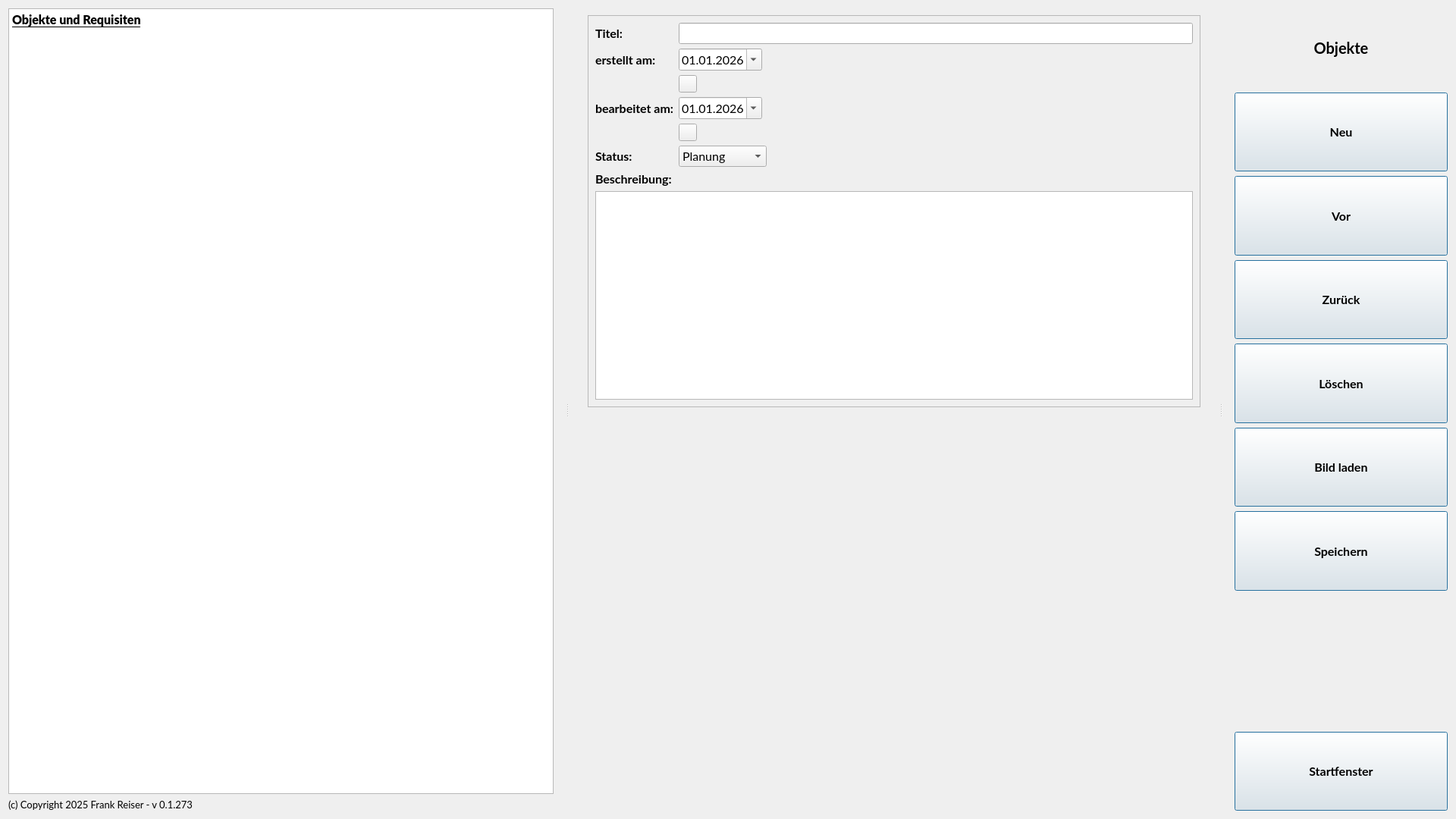
<?xml version="1.0" encoding="UTF-8"?>
<ui version="4.0">
 <class>csNova</class>
 <widget class="QWidget" name="csNova">
  <property name="geometry">
   <rect>
    <x>0</x>
    <y>0</y>
    <width>1920</width>
    <height>1080</height>
   </rect>
  </property>
  <property name="font">
   <font>
    <family>Lato</family>
    <pointsize>16</pointsize>
    <bold>false</bold>
    <stylestrategy>PreferAntialias</stylestrategy>
    <kerning>true</kerning>
   </font>
  </property>
  <property name="windowTitle">
   <string>csNova - Objekte</string>
  </property>
  <layout class="QHBoxLayout" name="horizontalLayout">
   <item>
    <widget class="QSplitter" name="mainSplitter">
     <property name="font">
      <font>
       <family>Lato</family>
       <pointsize>12</pointsize>
       <bold>true</bold>
       <stylestrategy>PreferAntialias</stylestrategy>
       <kerning>true</kerning>
      </font>
     </property>
     <property name="frameShape">
      <enum>QFrame::Shape::NoFrame</enum>
     </property>
     <property name="orientation">
      <enum>Qt::Orientation::Horizontal</enum>
     </property>
     <property name="handleWidth">
      <number>36</number>
     </property>
     <widget class="QWidget" name="widgetLeft" native="true">
      <layout class="QVBoxLayout" name="verticalLayout_2">
       <item>
        <widget class="QTextEdit" name="textEditHelpObjects">
         <property name="readOnly">
          <bool>true</bool>
         </property>
         <property name="html">
          <string>&lt;!DOCTYPE HTML PUBLIC &quot;-//W3C//DTD HTML 4.0//EN&quot; &quot;http://www.w3.org/TR/REC-html40/strict.dtd&quot;&gt;
&lt;html&gt;&lt;head&gt;&lt;meta name=&quot;qrichtext&quot; content=&quot;1&quot; /&gt;&lt;meta charset=&quot;utf-8&quot; /&gt;&lt;style type=&quot;text/css&quot;&gt;
p, li { white-space: pre-wrap; }
hr { height: 1px; border-width: 0; }
li.unchecked::marker { content: &quot;\2610&quot;; }
li.checked::marker { content: &quot;\2612&quot;; }
&lt;/style&gt;&lt;/head&gt;&lt;body style=&quot; font-family:'Lato'; font-size:12pt; font-weight:700; font-style:normal;&quot;&gt;
&lt;p style=&quot; margin-top:0px; margin-bottom:0px; margin-left:0px; margin-right:0px; -qt-block-indent:0; text-indent:0px;&quot;&gt;&lt;span style=&quot; text-decoration: underline;&quot;&gt;Objekte und Requisiten&lt;/span&gt;&lt;/p&gt;
&lt;p style=&quot;-qt-paragraph-type:empty; margin-top:0px; margin-bottom:0px; margin-left:0px; margin-right:0px; -qt-block-indent:0; text-indent:0px;&quot;&gt;&lt;br /&gt;&lt;/p&gt;
&lt;p style=&quot;-qt-paragraph-type:empty; margin-top:0px; margin-bottom:0px; margin-left:0px; margin-right:0px; -qt-block-indent:0; text-indent:0px;&quot;&gt;&lt;br /&gt;&lt;/p&gt;&lt;/body&gt;&lt;/html&gt;</string>
         </property>
        </widget>
       </item>
       <item>
        <widget class="QLabel" name="copyRightObjects">
         <property name="font">
          <font>
           <family>Lato</family>
           <pointsize>10</pointsize>
           <bold>false</bold>
           <stylestrategy>PreferAntialias</stylestrategy>
           <kerning>true</kerning>
          </font>
         </property>
         <property name="text">
          <string>(c) Copyright 2025 Frank Reiser - v 0.1.273</string>
         </property>
        </widget>
       </item>
      </layout>
     </widget>
     <widget class="QWidget" name="widgetCenter" native="true">
      <property name="sizePolicy">
       <sizepolicy hsizetype="Expanding" vsizetype="Expanding">
        <horstretch>0</horstretch>
        <verstretch>0</verstretch>
       </sizepolicy>
      </property>
      <layout class="QVBoxLayout" name="verticalLayout_4">
       <item>
        <widget class="QFrame" name="frame">
         <property name="sizePolicy">
          <sizepolicy hsizetype="Expanding" vsizetype="Expanding">
           <horstretch>0</horstretch>
           <verstretch>2</verstretch>
          </sizepolicy>
         </property>
         <property name="frameShape">
          <enum>QFrame::Shape::NoFrame</enum>
         </property>
         <property name="frameShadow">
          <enum>QFrame::Shadow::Raised</enum>
         </property>
         <layout class="QVBoxLayout" name="verticalLayout_3">
          <item>
           <widget class="QFrame" name="frameObjectsMain">
            <property name="sizePolicy">
             <sizepolicy hsizetype="Expanding" vsizetype="Expanding">
              <horstretch>0</horstretch>
              <verstretch>0</verstretch>
             </sizepolicy>
            </property>
            <property name="frameShape">
             <enum>QFrame::Shape::StyledPanel</enum>
            </property>
            <property name="frameShadow">
             <enum>QFrame::Shadow::Raised</enum>
            </property>
            <layout class="QFormLayout" name="formLayout">
             <item row="0" column="0">
              <widget class="QLabel" name="labelTitleObjects">
               <property name="text">
                <string>Titel:</string>
               </property>
              </widget>
             </item>
             <item row="0" column="1">
              <widget class="QLineEdit" name="titleObjects">
               <property name="sizePolicy">
                <sizepolicy hsizetype="Expanding" vsizetype="Expanding">
                 <horstretch>0</horstretch>
                 <verstretch>0</verstretch>
                </sizepolicy>
               </property>
               <property name="font">
                <font>
                 <family>Lato</family>
                 <pointsize>12</pointsize>
                 <bold>false</bold>
                 <stylestrategy>PreferAntialias</stylestrategy>
                 <kerning>true</kerning>
                </font>
               </property>
              </widget>
             </item>
             <item row="1" column="0">
              <widget class="QLabel" name="labelCreatedObjects">
               <property name="text">
                <string>erstellt am:</string>
               </property>
              </widget>
             </item>
             <item row="3" column="1">
              <widget class="QToolButton" name="setDateTodayObjects_1">
               <property name="cursor">
                <cursorShape>PointingHandCursor</cursorShape>
               </property>
               <property name="toolTip">
                <string>Verwende das aktuelle Datum</string>
               </property>
               <property name="text">
                <string/>
               </property>
               <property name="icon">
                <iconset theme="x-office-calendar"/>
               </property>
              </widget>
             </item>
             <item row="4" column="0">
              <widget class="QLabel" name="labelLastEditObjects">
               <property name="text">
                <string>bearbeitet am:</string>
               </property>
              </widget>
             </item>
             <item row="6" column="0">
              <widget class="QLabel" name="labelStatusObjects">
               <property name="text">
                <string>Status:</string>
               </property>
              </widget>
             </item>
             <item row="6" column="1">
              <widget class="QComboBox" name="comboBoxObjectsStatus">
               <property name="sizePolicy">
                <sizepolicy hsizetype="Maximum" vsizetype="Expanding">
                 <horstretch>0</horstretch>
                 <verstretch>0</verstretch>
                </sizepolicy>
               </property>
               <property name="font">
                <font>
                 <family>Lato</family>
                 <pointsize>12</pointsize>
                 <bold>false</bold>
                 <stylestrategy>PreferAntialias</stylestrategy>
                 <kerning>true</kerning>
                </font>
               </property>
               <item>
                <property name="text">
                 <string>Planung</string>
                </property>
               </item>
               <item>
                <property name="text">
                 <string>Entwicklung</string>
                </property>
               </item>
               <item>
                <property name="text">
                 <string>Bearbeitung</string>
                </property>
               </item>
               <item>
                <property name="text">
                 <string>Test</string>
                </property>
               </item>
               <item>
                <property name="text">
                 <string>Fertig</string>
                </property>
               </item>
              </widget>
             </item>
             <item row="7" column="0">
              <widget class="QLabel" name="labelDescriptionObjects">
               <property name="text">
                <string>Beschreibung:</string>
               </property>
              </widget>
             </item>
             <item row="5" column="1">
              <widget class="QToolButton" name="setDateTodayObjects_2">
               <property name="sizePolicy">
                <sizepolicy hsizetype="Maximum" vsizetype="Maximum">
                 <horstretch>0</horstretch>
                 <verstretch>0</verstretch>
                </sizepolicy>
               </property>
               <property name="cursor">
                <cursorShape>PointingHandCursor</cursorShape>
               </property>
               <property name="toolTip">
                <string>Verwende das aktuelle Datum</string>
               </property>
               <property name="text">
                <string/>
               </property>
               <property name="icon">
                <iconset theme="x-office-calendar"/>
               </property>
              </widget>
             </item>
             <item row="8" column="0" colspan="2">
              <widget class="QTextEdit" name="textDescriptionObjects">
               <property name="sizePolicy">
                <sizepolicy hsizetype="Expanding" vsizetype="Expanding">
                 <horstretch>0</horstretch>
                 <verstretch>1</verstretch>
                </sizepolicy>
               </property>
               <property name="font">
                <font>
                 <family>Lato</family>
                 <pointsize>12</pointsize>
                 <bold>false</bold>
                 <stylestrategy>PreferAntialias</stylestrategy>
                 <kerning>true</kerning>
                </font>
               </property>
               <property name="frameShape">
                <enum>QFrame::Shape::StyledPanel</enum>
               </property>
              </widget>
             </item>
             <item row="1" column="1">
              <widget class="QDateEdit" name="dateEditCreatedObjects">
               <property name="sizePolicy">
                <sizepolicy hsizetype="Maximum" vsizetype="Fixed">
                 <horstretch>0</horstretch>
                 <verstretch>0</verstretch>
                </sizepolicy>
               </property>
               <property name="font">
                <font>
                 <family>Lato</family>
                 <pointsize>12</pointsize>
                 <bold>false</bold>
                 <stylestrategy>PreferAntialias</stylestrategy>
                 <kerning>true</kerning>
                </font>
               </property>
               <property name="displayFormat">
                <string>dd.MM.yyyy</string>
               </property>
               <property name="calendarPopup">
                <bool>true</bool>
               </property>
               <property name="date">
                <date>
                 <year>2026</year>
                 <month>1</month>
                 <day>1</day>
                </date>
               </property>
              </widget>
             </item>
             <item row="4" column="1">
              <widget class="QDateEdit" name="dateEditEditedObjects">
               <property name="sizePolicy">
                <sizepolicy hsizetype="Maximum" vsizetype="Fixed">
                 <horstretch>0</horstretch>
                 <verstretch>0</verstretch>
                </sizepolicy>
               </property>
               <property name="font">
                <font>
                 <family>Lato</family>
                 <pointsize>12</pointsize>
                 <bold>false</bold>
                 <stylestrategy>PreferAntialias</stylestrategy>
                 <kerning>true</kerning>
                </font>
               </property>
               <property name="displayFormat">
                <string>dd.MM.yyyy</string>
               </property>
               <property name="calendarPopup">
                <bool>true</bool>
               </property>
               <property name="date">
                <date>
                 <year>2026</year>
                 <month>1</month>
                 <day>1</day>
                </date>
               </property>
              </widget>
             </item>
            </layout>
           </widget>
          </item>
          <item>
           <widget class="QFrame" name="frameObjectsImages">
            <property name="sizePolicy">
             <sizepolicy hsizetype="Expanding" vsizetype="Expanding">
              <horstretch>0</horstretch>
              <verstretch>0</verstretch>
             </sizepolicy>
            </property>
            <property name="frameShape">
             <enum>QFrame::Shape::NoFrame</enum>
            </property>
            <property name="frameShadow">
             <enum>QFrame::Shadow::Raised</enum>
            </property>
            <layout class="QFormLayout" name="formLayout_2">
             <item row="0" column="0">
              <widget class="QLabel" name="labelObjectImage_1">
               <property name="sizePolicy">
                <sizepolicy hsizetype="Expanding" vsizetype="Expanding">
                 <horstretch>0</horstretch>
                 <verstretch>0</verstretch>
                </sizepolicy>
               </property>
               <property name="text">
                <string/>
               </property>
              </widget>
             </item>
            </layout>
           </widget>
          </item>
         </layout>
        </widget>
       </item>
      </layout>
     </widget>
     <widget class="QWidget" name="widgetRight" native="true">
      <layout class="QVBoxLayout" name="verticalLayout">
       <item>
        <widget class="QLabel" name="labelHeaderObjects">
         <property name="sizePolicy">
          <sizepolicy hsizetype="Expanding" vsizetype="Expanding">
           <horstretch>0</horstretch>
           <verstretch>0</verstretch>
          </sizepolicy>
         </property>
         <property name="font">
          <font>
           <family>Lato</family>
           <pointsize>15</pointsize>
           <bold>true</bold>
           <stylestrategy>PreferAntialias</stylestrategy>
           <kerning>true</kerning>
          </font>
         </property>
         <property name="text">
          <string>Objekte</string>
         </property>
         <property name="scaledContents">
          <bool>false</bool>
         </property>
         <property name="alignment">
          <set>Qt::AlignmentFlag::AlignCenter</set>
         </property>
         <property name="margin">
          <number>1</number>
         </property>
        </widget>
       </item>
       <item>
        <widget class="QPushButton" name="newBtnObjects">
         <property name="sizePolicy">
          <sizepolicy hsizetype="Expanding" vsizetype="Expanding">
           <horstretch>0</horstretch>
           <verstretch>0</verstretch>
          </sizepolicy>
         </property>
         <property name="cursor">
          <cursorShape>PointingHandCursor</cursorShape>
         </property>
         <property name="toolTip">
          <string>Einen neuen Datensatz erstellen</string>
         </property>
         <property name="text">
          <string>Neu</string>
         </property>
         <property name="icon">
          <iconset theme="document-new"/>
         </property>
         <property name="iconSize">
          <size>
           <width>32</width>
           <height>32</height>
          </size>
         </property>
         <property name="default">
          <bool>true</bool>
         </property>
         <property name="flat">
          <bool>false</bool>
         </property>
        </widget>
       </item>
       <item>
        <widget class="QPushButton" name="nextBtnObjects">
         <property name="sizePolicy">
          <sizepolicy hsizetype="Expanding" vsizetype="Expanding">
           <horstretch>0</horstretch>
           <verstretch>0</verstretch>
          </sizepolicy>
         </property>
         <property name="cursor">
          <cursorShape>PointingHandCursor</cursorShape>
         </property>
         <property name="toolTip">
          <string>wähle den nächsten Datensatz</string>
         </property>
         <property name="text">
          <string>Vor</string>
         </property>
         <property name="icon">
          <iconset theme="go-next"/>
         </property>
         <property name="iconSize">
          <size>
           <width>32</width>
           <height>32</height>
          </size>
         </property>
         <property name="default">
          <bool>true</bool>
         </property>
         <property name="flat">
          <bool>false</bool>
         </property>
        </widget>
       </item>
       <item>
        <widget class="QPushButton" name="previousBtnObjects">
         <property name="sizePolicy">
          <sizepolicy hsizetype="Expanding" vsizetype="Expanding">
           <horstretch>0</horstretch>
           <verstretch>0</verstretch>
          </sizepolicy>
         </property>
         <property name="cursor">
          <cursorShape>PointingHandCursor</cursorShape>
         </property>
         <property name="toolTip">
          <string>wähle den vorherigen Datensatz</string>
         </property>
         <property name="text">
          <string>Zurück</string>
         </property>
         <property name="icon">
          <iconset theme="go-previous"/>
         </property>
         <property name="iconSize">
          <size>
           <width>32</width>
           <height>32</height>
          </size>
         </property>
         <property name="default">
          <bool>true</bool>
         </property>
         <property name="flat">
          <bool>false</bool>
         </property>
        </widget>
       </item>
       <item>
        <widget class="QPushButton" name="deleteBtnObjects">
         <property name="sizePolicy">
          <sizepolicy hsizetype="Expanding" vsizetype="Expanding">
           <horstretch>0</horstretch>
           <verstretch>0</verstretch>
          </sizepolicy>
         </property>
         <property name="cursor">
          <cursorShape>PointingHandCursor</cursorShape>
         </property>
         <property name="toolTip">
          <string>Lösche den aktuellen Datensatz</string>
         </property>
         <property name="text">
          <string>Löschen</string>
         </property>
         <property name="icon">
          <iconset theme="user-trash"/>
         </property>
         <property name="iconSize">
          <size>
           <width>32</width>
           <height>32</height>
          </size>
         </property>
         <property name="default">
          <bool>true</bool>
         </property>
         <property name="flat">
          <bool>false</bool>
         </property>
        </widget>
       </item>
       <item>
        <widget class="QPushButton" name="imageLoadObjects">
         <property name="sizePolicy">
          <sizepolicy hsizetype="Expanding" vsizetype="Expanding">
           <horstretch>0</horstretch>
           <verstretch>0</verstretch>
          </sizepolicy>
         </property>
         <property name="cursor">
          <cursorShape>PointingHandCursor</cursorShape>
         </property>
         <property name="toolTip">
          <string>Lade ein Bild für den aktuellen Datensatz</string>
         </property>
         <property name="text">
          <string>Bild laden</string>
         </property>
         <property name="icon">
          <iconset theme="image-x-generic"/>
         </property>
         <property name="iconSize">
          <size>
           <width>32</width>
           <height>32</height>
          </size>
         </property>
         <property name="default">
          <bool>true</bool>
         </property>
         <property name="flat">
          <bool>false</bool>
         </property>
        </widget>
       </item>
       <item>
        <widget class="QPushButton" name="saveBtnObjects">
         <property name="sizePolicy">
          <sizepolicy hsizetype="Expanding" vsizetype="Expanding">
           <horstretch>0</horstretch>
           <verstretch>0</verstretch>
          </sizepolicy>
         </property>
         <property name="cursor">
          <cursorShape>PointingHandCursor</cursorShape>
         </property>
         <property name="toolTip">
          <string>Speichere den aktuellen Datensatz</string>
         </property>
         <property name="text">
          <string>Speichern</string>
         </property>
         <property name="icon">
          <iconset theme="document-save"/>
         </property>
         <property name="iconSize">
          <size>
           <width>32</width>
           <height>32</height>
          </size>
         </property>
         <property name="default">
          <bool>true</bool>
         </property>
         <property name="flat">
          <bool>false</bool>
         </property>
        </widget>
       </item>
       <item>
        <spacer name="horizontalSpacerObjects">
         <property name="orientation">
          <enum>Qt::Orientation::Horizontal</enum>
         </property>
         <property name="sizeHint" stdset="0">
          <size>
           <width>100</width>
           <height>180</height>
          </size>
         </property>
        </spacer>
       </item>
       <item>
        <widget class="QPushButton" name="exitBtnObjects">
         <property name="sizePolicy">
          <sizepolicy hsizetype="Expanding" vsizetype="Expanding">
           <horstretch>0</horstretch>
           <verstretch>0</verstretch>
          </sizepolicy>
         </property>
         <property name="cursor">
          <cursorShape>PointingHandCursor</cursorShape>
         </property>
         <property name="toolTip">
          <string>Rufe das Startfenster auf</string>
         </property>
         <property name="text">
          <string>Startfenster</string>
         </property>
         <property name="icon">
          <iconset theme="go-home"/>
         </property>
         <property name="iconSize">
          <size>
           <width>32</width>
           <height>32</height>
          </size>
         </property>
         <property name="default">
          <bool>true</bool>
         </property>
         <property name="flat">
          <bool>false</bool>
         </property>
        </widget>
       </item>
      </layout>
     </widget>
    </widget>
   </item>
  </layout>
 </widget>
 <resources/>
 <connections/>
</ui>
